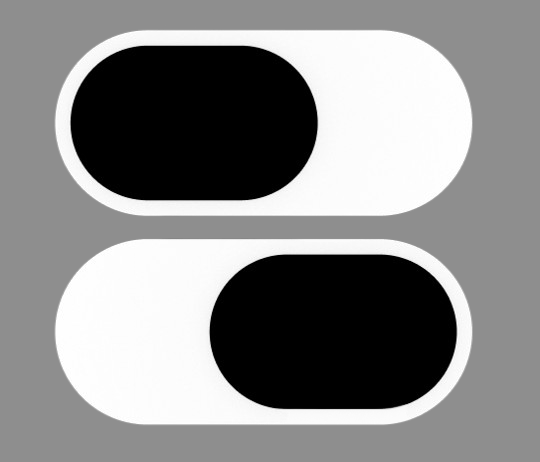
#> input picture tools/source/control_center_source.png, 540 x 462 px
$ python make_control_center_icon.py
#> lines starting #> are read from the running program, lines starting #| are printed output that depends on the picture
#> in load_source, returned value is the input picture: PIL image 540x462 RGBA; mean R, G, B, A 87.6, 87.6, 87.6, 197.8
"""Build Control Center menu bar toggle icons from a source photo."""

from __future__ import annotations

from collections import deque
import os

from PIL import Image

ROOT = os.path.abspath(os.path.join(os.path.dirname(__file__), os.pardir))
SOURCE_DIR = os.path.join(ROOT, "tools", "source")
SOURCE_PATH = os.path.join(SOURCE_DIR, "control_center_source.png")
ICONS_DIR = os.path.join(ROOT, "src", "MacDockShell", "icons")
DARK_DST = os.path.join(ICONS_DIR, "control_center_toggles_dark.png")
LIGHT_DST = os.path.join(ICONS_DIR, "control_center_toggles_light.png")

OUT_W = 40
OUT_H = 46


def flood_transparent(im: Image.Image, predicate) -> Image.Image:
    im = im.convert("RGBA")
    w, h = im.size
#> w = 540; h = 462
    px = im.load()
    seen = [[False] * w for _ in range(h)]
    q: deque[tuple[int, int]] = deque()

    def try_push(x: int, y: int) -> None:
        if 0 <= x < w and 0 <= y < h and not seen[y][x] and predicate(px[x, y]):
            seen[y][x] = True
            q.append((x, y))

    for x in range(w):
        try_push(x, 0)
        try_push(x, h - 1)
    for y in range(h):
        try_push(0, y)
        try_push(w - 1, y)

    while q:
        x, y = q.popleft()
        for dx, dy in ((1, 0), (-1, 0), (0, 1), (0, -1)):
            try_push(x + dx, y + dy)

    for y in range(h):
        for x in range(w):
            if seen[y][x]:
                r, g, b, _a = px[x, y]
                px[x, y] = (r, g, b, 0)
    return im


def is_background_pixel(r: int, g: int, b: int, a: int) -> bool:
    if a < 8:
        return True
    if r <= 24 and g <= 24 and b <= 24:
        return True
    if r <= 72 and g <= 72 and b <= 72:
        return True
    avg = (r + g + b) / 3.0
    spread = max(r, g, b) - min(r, g, b)
    return avg <= 88 and spread <= 18


def remove_background(im: Image.Image) -> Image.Image:
    return flood_transparent(
        im,
        lambda p: is_background_pixel(p[0], p[1], p[2], p[3]),
    )
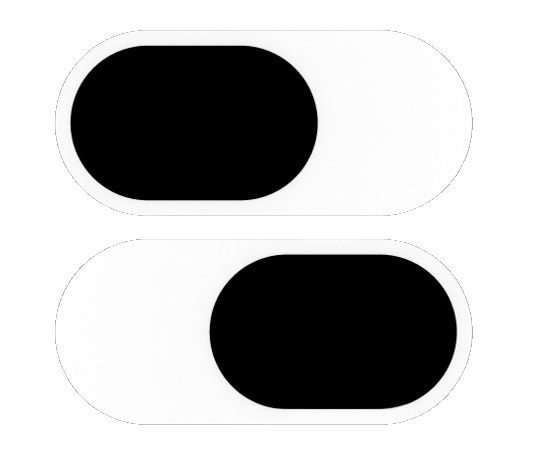
#> returned value: PIL image 540x462 RGBA; mean R, G, B, A 87.6, 87.6, 87.6, 141.9; transparent parts drawn white


def crop_to_content(im: Image.Image, pad: int = 2) -> Image.Image:
#> called with pad = 2
    im = im.convert("RGBA")
    bbox = im.getbbox()
#> bbox = (55, 30, 473, 425)
    if not bbox:
        return im
    x0, y0, x1, y1 = bbox
#> x0 = 55; y0 = 30; x1 = 473; y1 = 425
    x0 = max(0, x0 - pad)
#> x0 = 53
    y0 = max(0, y0 - pad)
#> y0 = 28
    x1 = min(im.width, x1 + pad)
#> x1 = 475
    y1 = min(im.height, y1 + pad)
#> y1 = 427
    return im.crop((x0, y0, x1, y1))
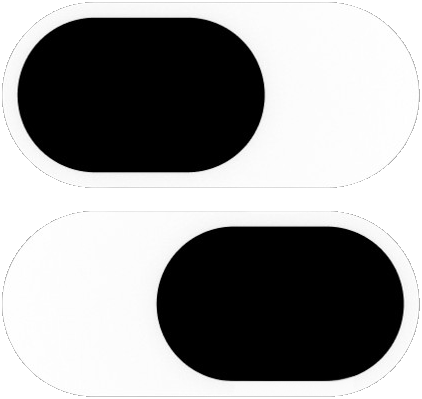
#> returned value: PIL image 422x399 RGBA; mean R, G, B, A 115.4, 115.4, 115.4, 210.3; transparent parts drawn white


def resize_to_target(im: Image.Image) -> Image.Image:
    im = im.convert("RGBA")
    canvas = Image.new("RGBA", (OUT_W, OUT_H), (0, 0, 0, 0))
#> canvas: PIL image 40x46 RGBA; every value is 0
    im.thumbnail((OUT_W, OUT_H), Image.Resampling.LANCZOS)
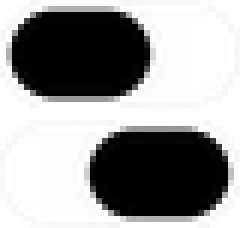
#> im: PIL image 40x38 RGBA (shown 6 times larger); mean R, G, B, A 129.5, 129.5, 129.5, 210.4; transparent parts drawn white
    ox = (OUT_W - im.width) // 2
#> ox = 0
    oy = (OUT_H - im.height) // 2
#> oy = 4
    canvas.paste(im, (ox, oy), im)
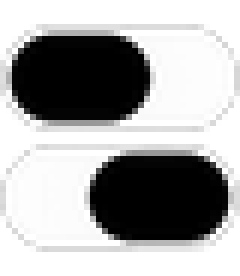
#> canvas: PIL image 40x46 RGBA (shown 6 times larger); mean R, G, B, A 90.2, 90.2, 90.2, 168.4; transparent parts drawn white
    return canvas


def add_light_theme_stroke(im: Image.Image, stroke_alpha: int = 50) -> Image.Image:
#> called with stroke_alpha = 50
    src = im.convert("RGBA")
    w, h = src.size
#> w = 40; h = 46
    px = src.load()
    stroke = Image.new("RGBA", (w, h), (0, 0, 0, 0))
    spx = stroke.load()

    def is_bright(x: int, y: int) -> bool:
        r, g, b, a = px[x, y]
        return a > 16 and r >= 180 and g >= 180 and b >= 180

    for y in range(h):
        for x in range(w):
            if not is_bright(x, y):
                continue
            for dx, dy in ((-1, 0), (1, 0), (0, -1), (0, 1), (-1, -1), (1, -1), (-1, 1), (1, 1)):
                nx, ny = x + dx, y + dy
                if 0 <= nx < w and 0 <= ny < h and not is_bright(nx, ny):
                    if spx[nx, ny][3] < stroke_alpha:
                        spx[nx, ny] = (0, 0, 0, stroke_alpha)

    return Image.alpha_composite(stroke, src)
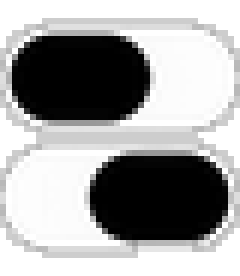
#> returned value: PIL image 40x46 RGBA (shown 6 times larger); mean R, G, B, A 88.7, 88.7, 88.7, 173.9; transparent parts drawn white


def load_source() -> Image.Image:
    if not os.path.exists(SOURCE_PATH):
        raise FileNotFoundError(
            f"Missing source icon: {SOURCE_PATH}\n"
            "Place your removebg photo there as control_center_source.png and rerun."
        )
    return Image.open(SOURCE_PATH)


def main() -> None:
    os.makedirs(ICONS_DIR, exist_ok=True)
    src = load_source()
    dark = resize_to_target(crop_to_content(remove_background(src)))
    light = add_light_theme_stroke(dark)
    dark.save(DARK_DST, "PNG")
    light.save(LIGHT_DST, "PNG")
    print("source", SOURCE_PATH)
    print("dark", dark.size, "->", DARK_DST)
#| dark (40, 46) -> src/MacDockShell/icons/control_center_toggles_dark.png
    print("light", light.size, "->", LIGHT_DST)
#| light (40, 46) -> src/MacDockShell/icons/control_center_toggles_light.png


if __name__ == "__main__":
    main()
